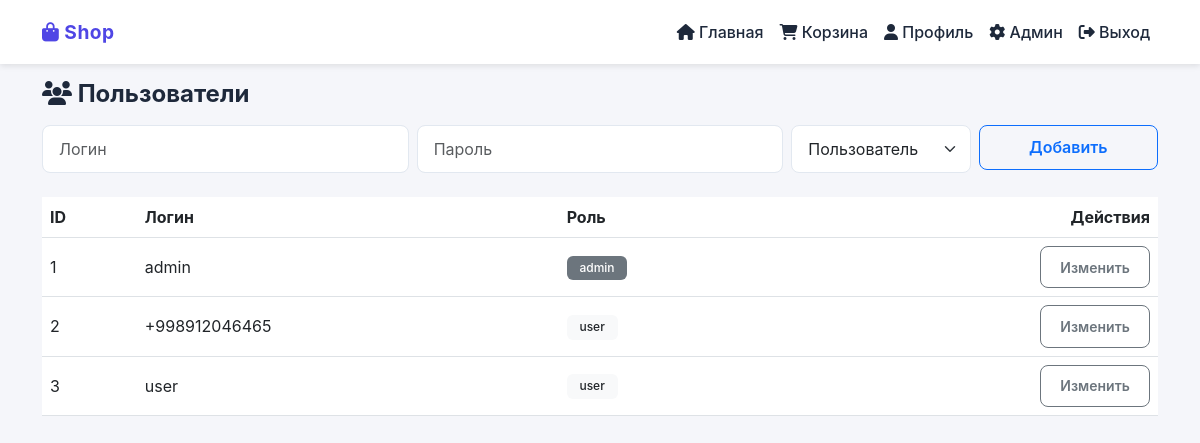
The app's page /admin/users (signed in) with its own data.
### app.py (models this page shows)
class User(db.Model):
    id = db.Column(db.Integer, primary_key=True)
    username = db.Column(db.String(80), unique=True, nullable=False)
    password = db.Column(db.String(200), nullable=False)
    role = db.Column(db.String(20), nullable=False, default='user')
    orders = db.relationship('Order', backref='user', lazy=True)
    last_active = db.Column(db.DateTime, default=datetime.utcnow)  # ✅ Новое поле

### app.py (the view)
    def wrapper(*args, **kwargs):
        if 'user_id' not in session:
            return redirect(url_for('login'))
        user = User.query.get(session['user_id'])
        if not user or user.role != 'admin':
            flash('Доступ запрещен', 'danger')
            return redirect(url_for('index'))
        return f(*args, **kwargs)

### app.py (called while the page is built)
def admin_required(f):
    def wrapper(*args, **kwargs):
        if 'user_id' not in session:
            return redirect(url_for('login'))
        user = User.query.get(session['user_id'])
        if not user or user.role != 'admin':
            flash('Доступ запрещен', 'danger')
            return redirect(url_for('index'))
        return f(*args, **kwargs)
    wrapper.__name__ = f.__name__
    return wrapper

@app.route('/admin/users')
@admin_required
def admin_users():
    users = User.query.all()
    return render_template('admin/users.html', users=users)

@app.before_request
def update_last_active():
    if 'user_id' not in session:
        return
    if request.endpoint and request.endpoint.startswith('static'):
        return
    try:
        user = User.query.get(session['user_id'])
        if not user:
            return
        now = datetime.utcnow()
        if not user.last_active or (now - user.last_active).total_seconds() > 30:
            user.last_active = now
            db.session.commit()
    except Exception:
        db.session.rollback()

### templates/admin/users.html (shortened to what this page needs)
{% extends "base.html" %}
{% block content %}
<div class="container-admin">
  <h4 class="fw-bold mb-3"><i class="fas fa-users"></i> Пользователи</h4>
  <form method="POST" action="{{ url_for('add_user') }}" class="row g-2 mb-4">
    <div class="col-12 col-md-4">
      <input type="text" class="form-control" name="username" placeholder="Логин" required>
    </div>
    <div class="col-12 col-md-4">
      <input type="password" class="form-control" name="password" placeholder="Пароль" required>
    </div>
    <div class="col-12 col-md-2">
      <select class="form-select" name="role">
        <option value="user">Пользователь</option>
      </select>
    </div>
    <div class="col-12 col-md-2">
      <button type="submit" class="btn btn-outline-primary w-100">Добавить</button>
    </div>
  </form>
  <div class="card-admin">
    <div class="table-responsive">
      <table class="table align-middle mb-0">
        <thead>
          <tr><th>ID</th><th>Логин</th><th>Роль</th><th class="text-end">Действия</th></tr>
        </thead>
        <tbody>
          {% for user in users %}
          <tr>
            <td>{{ user.id }}</td>
            <td>{{ user.username }}</td>
            <td>
              <span class="badge {% if user.role == 'admin' %}bg-secondary{% else %}bg-light text-dark{% endif %}">
                {{ user.role }}
              </span>
            </td>
            <td class="text-end">
              <button class="btn btn-sm btn-outline-secondary"
                      data-bs-toggle="modal"
                      data-bs-target="#editUser{{ user.id }}">Изменить</button>
            </td>
          </tr>
          {% endfor %}
        </tbody>
      </table>
    </div>
  </div>
</div>
{% endblock %}

### templates/base.html (style rules this page uses)
* { -webkit-tap-highlight-color: transparent; }
:root { --primary: #4f46e5; --success: #22c55e; --danger: #ef4444; --warning: #f59e0b; --dark: #1e293b; --gray: #94a3b8; --light: #f8fafc; }
body { font-family: -apple-system, BlinkMacSystemFont, 'Segoe UI', Roboto, sans-serif; background-color: #f5f6fa; min-height: 100vh; margin: 0; padding: 0; }
.btn { border-radius: 8px; padding: 0.6rem 1.2rem; font-weight: 600; transition: all 0.2s ease; }
.badge { padding: 0.4rem 0.8rem; border-radius: 6px; font-weight: 500; }
.form-control, .form-select { border: 1px solid #e2e8f0; border-radius: 8px; padding: 0.7rem 1rem; }
h1, h2, h3, h4, h5 { font-weight: 700; color: var(--dark); }
.table { background: white; }
.table thead { background: var(--light); color: var(--dark); }

### records on screen
User: id "1", username "admin", role "admin"
User: id "2", username "+998912046465", role "user"
User: id "3", username "user", role "user"
